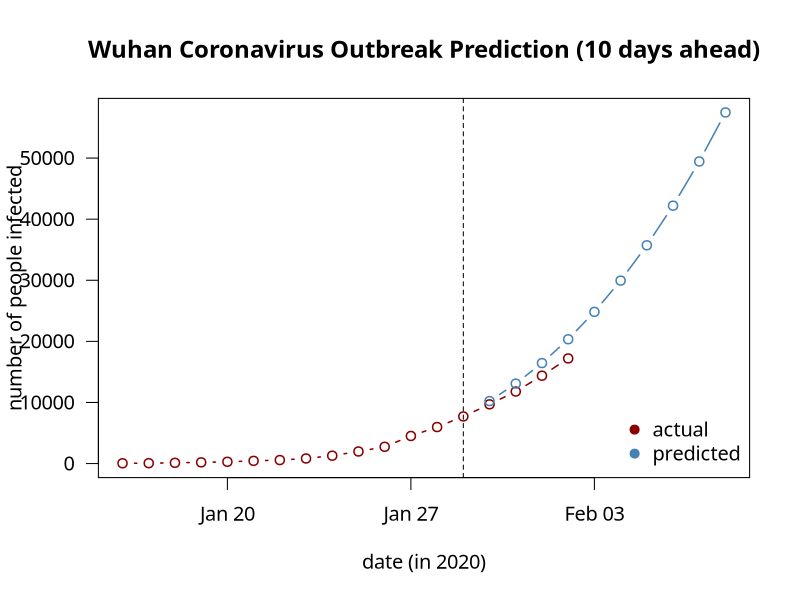

Reproduce this figure in R.



## data sources:
## * https://www.who.int/emergencies/diseases/novel-coronavirus-2019/situation-reports
## * https://en.wikipedia.org/wiki/2019%E2%80%9320_Wuhan_coronavirus_outbreak

outbreak <- data.frame(
    date = seq.Date(as.Date("2020-01-16"), as.Date("2020-01-29"), by = "days"),
    cumulative_count = c(45, 62, 121, 198, 291, 440, 571, 830, 1287, 1975, 2744, 4515, 5974, 7711)
)

poly_fit <- lm(cumulative_count ~ poly(date, 3), data = outbreak)
summary(poly_fit)
outbreak$preds <- predict(poly_fit)

new_outbreak_data <- data.frame(
    date = seq.Date(as.Date("2020-01-30"), length.out = 10, by = "days") # make 10 day ahead forecast
)

new_outbreak_data$cumulative_count <- c(9692, 11791, 14380, 17205, rep(NA, 6)) # update actual outbreak here
new_outbreak_data$preds <- predict(poly_fit, newdata = new_outbreak_data)

## combine them all
outbreak <- rbind(outbreak, new_outbreak_data)

png(filename = "./wuhan-virus-outbreak-modeling.png", 7, 7, units = "in", res = 300)
par(family = "Carlito", cex = 1.2)
plot(outbreak$date, outbreak$cumulative_count, pch = 1, col = "red4", type = "b",
     ylab = "number of people infected", xlab = "date (in 2020)", las = 1,
     main = "Wuhan Coronavirus Outbreak Prediction (10 days ahead)", lwd = 1.5, ylim = c(0, max(outbreak$preds)))
points(outbreak$date[outbreak$date >= as.Date("2020-01-30")], outbreak$preds[outbreak$date >= as.Date("2020-01-30")],
       pch = 1, col = "steelblue", type = "b", lwd = 1.5)
abline(v = as.Date("2020-01-29"), lty = "dashed")
legend("bottomright", legend = c("actual", "predicted"), bty = "n", pch = 19, col = c("red4", "steelblue"))
dev.off()
